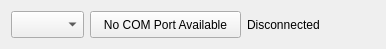
<?xml version="1.0" encoding="UTF-8"?>
<ui version="4.0">
 <class>PortControlWidget</class>
 <widget class="QWidget" name="PortControlWidget">
  <property name="geometry">
   <rect>
    <x>0</x>
    <y>0</y>
    <width>386</width>
    <height>47</height>
   </rect>
  </property>
  <property name="windowTitle">
   <string>Form</string>
  </property>
  <layout class="QHBoxLayout" name="horizontalLayout">
   <item>
    <widget class="QComboBox" name="serialPortWidget">
     <property name="enabled">
      <bool>true</bool>
     </property>
     <property name="minimumSize">
      <size>
       <width>73</width>
       <height>27</height>
      </size>
     </property>
     <property name="maximumSize">
      <size>
       <width>73</width>
       <height>27</height>
      </size>
     </property>
    </widget>
   </item>
   <item>
    <widget class="QPushButton" name="connectWidget">
     <property name="minimumSize">
      <size>
       <width>151</width>
       <height>27</height>
      </size>
     </property>
     <property name="maximumSize">
      <size>
       <width>151</width>
       <height>27</height>
      </size>
     </property>
     <property name="text">
      <string>No COM Port Available</string>
     </property>
     <property name="checkable">
      <bool>true</bool>
     </property>
    </widget>
   </item>
   <item>
    <widget class="QLabel" name="statusLabel">
     <property name="minimumSize">
      <size>
       <width>84</width>
       <height>27</height>
      </size>
     </property>
     <property name="maximumSize">
      <size>
       <width>84</width>
       <height>27</height>
      </size>
     </property>
     <property name="text">
      <string>Disconnected</string>
     </property>
    </widget>
   </item>
   <item>
    <spacer name="horizontalSpacer">
     <property name="orientation">
      <enum>Qt::Horizontal</enum>
     </property>
     <property name="sizeHint" stdset="0">
      <size>
       <width>40</width>
       <height>20</height>
      </size>
     </property>
    </spacer>
   </item>
  </layout>
 </widget>
 <resources/>
 <connections/>
</ui>
